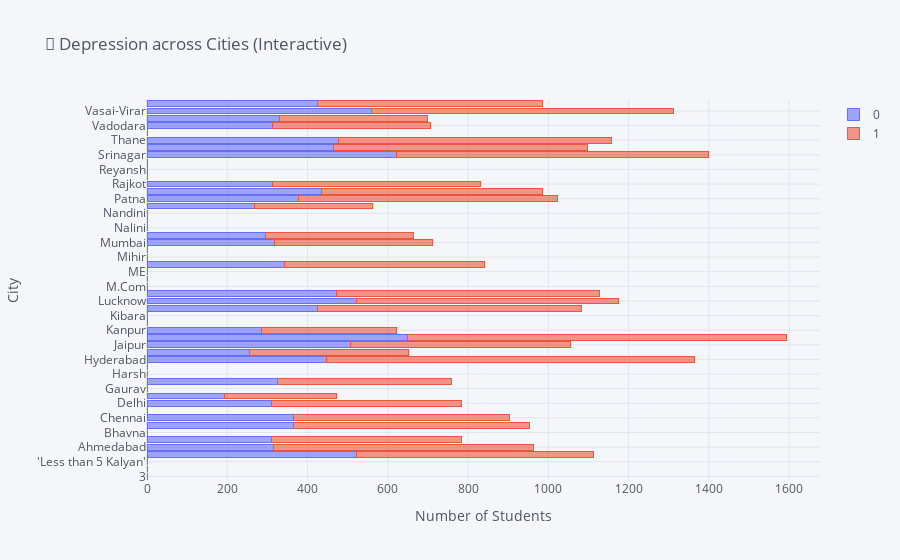

Here is the notebook cell this chart was saved with:
### Code cell
grouped.iplot(
    kind='bar',
    barmode='stack',  # or 'group'
    orientation='h',
    title='🧠 Depression across Cities (Interactive)',
    xTitle='Number of Students',
    yTitle='City',
    colors=['#636EFA', '#EF553B'],  # Custom colors for 0 and 1
    width=0.8,
    theme='pearl'
)

### Figure 1 — Plotly figure (JSON) as saved in the notebook; plotly's stock layout.template omitted (floating-point values rounded to 4 significant figures)
{"data": [{"marker": {"color": "rgba(99, 110, 250, 0.6)", "line": {"color": "rgba(99, 110, 250, 1.0)", "width": 1}}, "name": "0", "orientation": "h", "text": "", "type": "bar", "x": [0, 1, 1, 522, 314, 310, 0, 364, 366, 1, 310, 194, 0, 326, 0, 1, 447, 256, 507, 648, 286, 0, 1, 424, 523, 473, 0, 1, 1, 343, 0, 0, 318, 294, 0, 1, 1, 267, 377, 435, 312, 1, 1, 0, 622, 464, 476, 0, 312, 329, 560, 425], "y": [3, "'Less Delhi'", "'Less than 5 Kalyan'", "Agra", "Ahmedabad", "Bangalore", "Bhavna", "Bhopal", "Chennai", "City", "Delhi", "Faridabad", "Gaurav", "Ghaziabad", "Harsh", "Harsha", "Hyderabad", "Indore", "Jaipur", "Kalyan", "Kanpur", "Khaziabad", "Kibara", "Kolkata", "Lucknow", "Ludhiana", "M.Com", "M.Tech", "ME", "Meerut", "Mihir", "Mira", "Mumbai", "Nagpur", "Nalini", "Nalyan", "Nandini", "Nashik", "Patna", "Pune", "Rajkot", "Rashi", "Reyansh", "Saanvi", "Srinagar", "Surat", "Thane", "Vaanya", "Vadodara", "Varanasi", "Vasai-Virar", "Visakhapatnam"]}, {"marker": {"color": "rgba(239, 85, 59, 0.6)", "line": {"color": "rgba(239, 85, 59, 1.0)", "width": 1}}, "name": "1", "orientation": "h", "text": "", "type": "bar", "x": [1, 0, 0, 591, 650, 473, 2, 590, 537, 1, 474, 277, 1, 433, 1, 1, 916, 396, 549, 945, 335, 1, 0, 658, 651, 655, 1, 0, 0, 498, 1, 1, 394, 371, 1, 0, 0, 295, 647, 551, 519, 0, 0, 2, 778, 633, 681, 1, 395, 369, 752, 560], "y": [3, "'Less Delhi'", "'Less than 5 Kalyan'", "Agra", "Ahmedabad", "Bangalore", "Bhavna", "Bhopal", "Chennai", "City", "Delhi", "Faridabad", "Gaurav", "Ghaziabad", "Harsh", "Harsha", "Hyderabad", "Indore", "Jaipur", "Kalyan", "Kanpur", "Khaziabad", "Kibara", "Kolkata", "Lucknow", "Ludhiana", "M.Com", "M.Tech", "ME", "Meerut", "Mihir", "Mira", "Mumbai", "Nagpur", "Nalini", "Nalyan", "Nandini", "Nashik", "Patna", "Pune", "Rajkot", "Rashi", "Reyansh", "Saanvi", "Srinagar", "Surat", "Thane", "Vaanya", "Vadodara", "Varanasi", "Vasai-Virar", "Visakhapatnam"]}], "layout": {"barmode": "stack", "legend": {"bgcolor": "#F5F6F9", "font": {"color": "#4D5663"}, "traceorder": "normal"}, "paper_bgcolor": "#F5F6F9", "plot_bgcolor": "#F5F6F9", "title": {"font": {"color": "#4D5663"}, "text": "🧠 Depression across Cities (Interactive)"}, "xaxis": {"gridcolor": "#E1E5ED", "showgrid": true, "tickfont": {"color": "#4D5663"}, "title": {"font": {"color": "#4D5663"}, "text": "Number of Students"}, "zerolinecolor": "#E1E5ED"}, "yaxis": {"gridcolor": "#E1E5ED", "showgrid": true, "tickfont": {"color": "#4D5663"}, "title": {"font": {"color": "#4D5663"}, "text": "City"}, "zerolinecolor": "#E1E5ED"}}}
